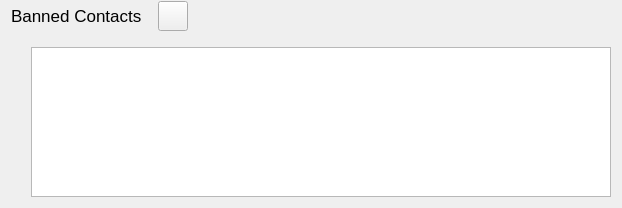
                         <widget class="QWidget" name="bannedContactsLayoutWidget" native="true">
                          <layout class="QVBoxLayout" name="verticalLayout_20">
                           <property name="topMargin">
                            <number>1</number>
                           </property>
                           <item>
                            <layout class="QHBoxLayout" name="horizontalLayout_2">
                             <property name="topMargin">
                              <number>0</number>
                             </property>
                             <item>
                              <widget class="QLabel" name="label_7">
                               <property name="sizePolicy">
                                <sizepolicy hsizetype="Minimum" vsizetype="Preferred">
                                 <horstretch>0</horstretch>
                                 <verstretch>0</verstretch>
                                </sizepolicy>
                               </property>
                               <property name="minimumSize">
                                <size>
                                 <width>0</width>
                                 <height>0</height>
                                </size>
                               </property>
                               <property name="font">
                                <font>
                                 <pointsize>13</pointsize>
                                </font>
                               </property>
                               <property name="text">
                                <string>Banned Contacts</string>
                               </property>
                              </widget>
                             </item>
                             <item>
                              <spacer name="horizontalSpacer_7">
                               <property name="orientation">
                                <enum>Qt::Horizontal</enum>
                               </property>
                               <property name="sizeType">
                                <enum>QSizePolicy::Fixed</enum>
                               </property>
                               <property name="sizeHint" stdset="0">
                                <size>
                                 <width>10</width>
                                 <height>20</height>
                                </size>
                               </property>
                              </spacer>
                             </item>
                             <item>
                              <widget class="QPushButton" name="bannedContactsBtn">
                               <property name="sizePolicy">
                                <sizepolicy hsizetype="Fixed" vsizetype="Fixed">
                                 <horstretch>0</horstretch>
                                 <verstretch>0</verstretch>
                                </sizepolicy>
                               </property>
                               <property name="minimumSize">
                                <size>
                                 <width>0</width>
                                 <height>30</height>
                                </size>
                               </property>
                               <property name="maximumSize">
                                <size>
                                 <width>30</width>
                                 <height>30</height>
                                </size>
                               </property>
                               <property name="font">
                                <font>
                                 <pointsize>9</pointsize>
                                </font>
                               </property>
                               <property name="layoutDirection">
                                <enum>Qt::LeftToRight</enum>
                               </property>
                               <property name="text">
                                <string/>
                               </property>
                               <property name="icon">
                                <iconset resource="ressources.qrc">
                                 <normaloff>:/images/icons/round-arrow_drop_down-24px.svg</normaloff>:/images/icons/round-arrow_drop_down-24px.svg</iconset>
                               </property>
                               <property name="iconSize">
                                <size>
                                 <width>32</width>
                                 <height>32</height>
                                </size>
                               </property>
                              </widget>
                             </item>
                             <item>
                              <spacer name="horizontalSpacer_47">
                               <property name="orientation">
                                <enum>Qt::Horizontal</enum>
                               </property>
                               <property name="sizeType">
                                <enum>QSizePolicy::MinimumExpanding</enum>
                               </property>
                               <property name="sizeHint" stdset="0">
                                <size>
                                 <width>40</width>
                                 <height>10</height>
                                </size>
                               </property>
                              </spacer>
                             </item>
                            </layout>
                           </item>
                           <item>
                            <widget class="QWidget" name="bannedContactsListWidget" native="true">
                             <property name="enabled">
                              <bool>true</bool>
                             </property>
                             <layout class="QVBoxLayout" name="verticalLayout_21">
                              <property name="leftMargin">
                               <number>20</number>
                              </property>
                              <property name="topMargin">
                               <number>0</number>
                              </property>
                              <property name="rightMargin">
                               <number>0</number>
                              </property>
                              <property name="bottomMargin">
                               <number>0</number>
                              </property>
                              <item>
                               <spacer name="verticalSpacer_15">
                                <property name="orientation">
                                 <enum>Qt::Vertical</enum>
                                </property>
                                <property name="sizeType">
                                 <enum>QSizePolicy::Fixed</enum>
                                </property>
                                <property name="sizeHint" stdset="0">
                                 <size>
                                  <width>20</width>
                                  <height>10</height>
                                 </size>
                                </property>
                               </spacer>
                              </item>
                              <item>
                               <widget class="QListWidget" name="bannedListWidget">
                                <property name="sizePolicy">
                                 <sizepolicy hsizetype="Expanding" vsizetype="MinimumExpanding">
                                  <horstretch>0</horstretch>
                                  <verstretch>0</verstretch>
                                 </sizepolicy>
                                </property>
                                <property name="minimumSize">
                                 <size>
                                  <width>580</width>
                                  <height>150</height>
                                 </size>
                                </property>
                                <property name="maximumSize">
                                 <size>
                                  <width>16777215</width>
                                  <height>150</height>
                                 </size>
                                </property>
                                <property name="font">
                                 <font>
                                  <pointsize>10</pointsize>
                                 </font>
                                </property>
                                <property name="focusPolicy">
                                 <enum>Qt::TabFocus</enum>
                                </property>
                                <property name="verticalScrollMode">
                                 <enum>QAbstractItemView::ScrollPerPixel</enum>
                                </property>
                               </widget>
                              </item>
                             </layout>
                            </widget>
                           </item>
                          </layout>
                         </widget>
